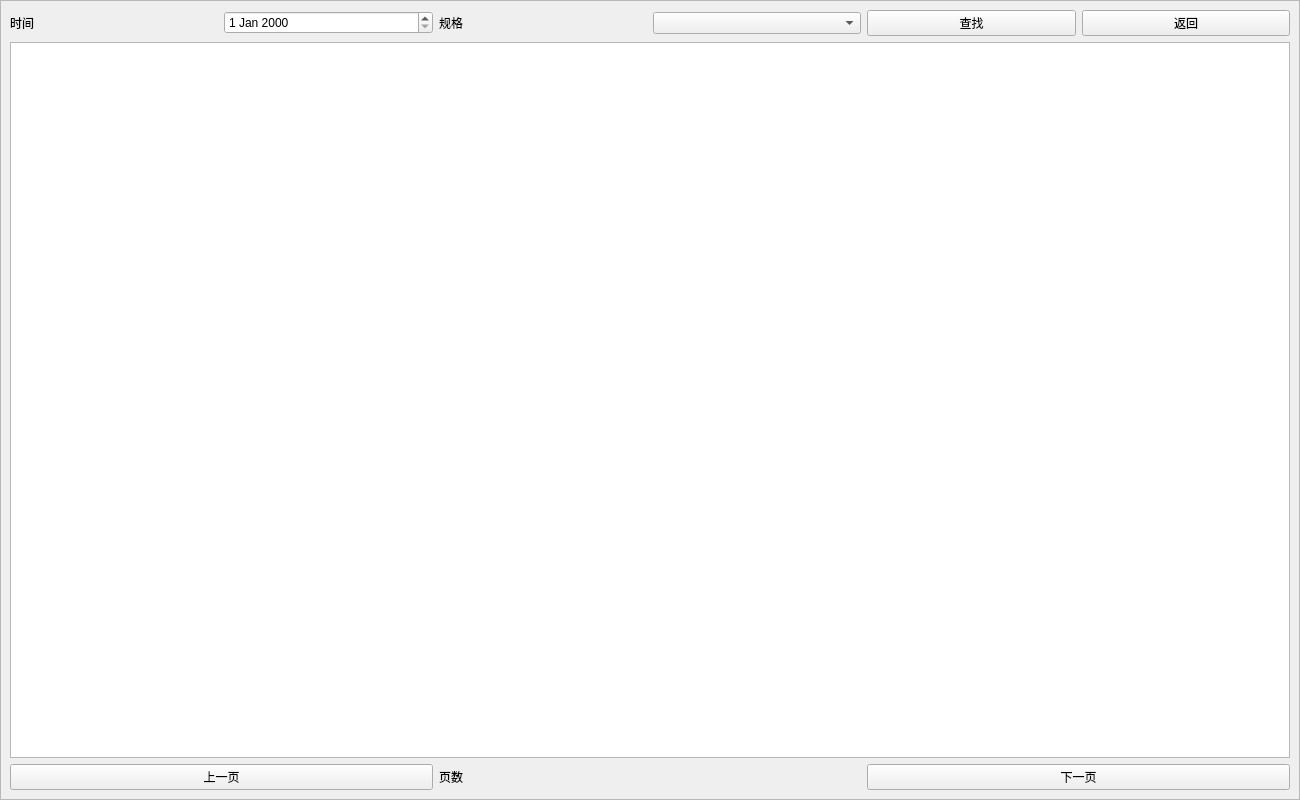
<?xml version="1.0" encoding="UTF-8"?>
<ui version="4.0">
 <class>SearchForm</class>
 <widget class="QWidget" name="SearchForm">
  <property name="geometry">
   <rect>
    <x>0</x>
    <y>0</y>
    <width>1300</width>
    <height>800</height>
   </rect>
  </property>
  <property name="windowTitle">
   <string>Form</string>
  </property>
  <layout class="QHBoxLayout" name="horizontalLayout_2">
   <property name="spacing">
    <number>0</number>
   </property>
   <property name="leftMargin">
    <number>0</number>
   </property>
   <property name="topMargin">
    <number>0</number>
   </property>
   <property name="rightMargin">
    <number>0</number>
   </property>
   <property name="bottomMargin">
    <number>0</number>
   </property>
   <item>
    <widget class="QFrame" name="frame">
     <property name="frameShape">
      <enum>QFrame::StyledPanel</enum>
     </property>
     <property name="frameShadow">
      <enum>QFrame::Raised</enum>
     </property>
     <layout class="QVBoxLayout" name="verticalLayout">
      <item>
       <layout class="QHBoxLayout" name="horizontalLayout">
        <item>
         <widget class="QLabel" name="label">
          <property name="text">
           <string>时间</string>
          </property>
         </widget>
        </item>
        <item>
         <widget class="QDateEdit" name="dateEdit"/>
        </item>
        <item>
         <widget class="QLabel" name="label_2">
          <property name="text">
           <string>规格</string>
          </property>
         </widget>
        </item>
        <item>
         <widget class="QComboBox" name="typeCb"/>
        </item>
        <item>
         <widget class="QPushButton" name="btnConfirm">
          <property name="text">
           <string>查找</string>
          </property>
         </widget>
        </item>
        <item>
         <widget class="QPushButton" name="btnReturn">
          <property name="text">
           <string>返回</string>
          </property>
         </widget>
        </item>
       </layout>
      </item>
      <item>
       <widget class="QTableView" name="tableView"/>
      </item>
      <item>
       <layout class="QHBoxLayout" name="horizontalLayout_3">
        <item>
         <widget class="QPushButton" name="btnPre">
          <property name="text">
           <string>上一页</string>
          </property>
         </widget>
        </item>
        <item>
         <widget class="QLabel" name="pageLabel">
          <property name="text">
           <string>页数</string>
          </property>
         </widget>
        </item>
        <item>
         <widget class="QPushButton" name="btnNext">
          <property name="text">
           <string>下一页</string>
          </property>
         </widget>
        </item>
       </layout>
      </item>
     </layout>
    </widget>
   </item>
  </layout>
 </widget>
 <resources/>
 <connections/>
</ui>
